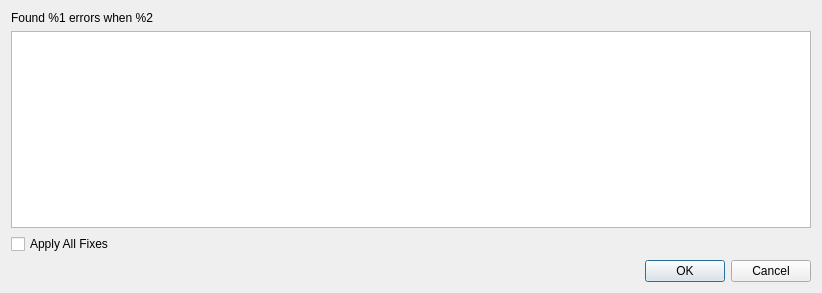
<?xml version="1.0" encoding="UTF-8"?>
<ui version="4.0">
 <class>FixableErrorDialog</class>
 <widget class="QDialog" name="FixableErrorDialog">
  <property name="geometry">
   <rect>
    <x>0</x>
    <y>0</y>
    <width>818</width>
    <height>293</height>
   </rect>
  </property>
  <property name="windowTitle">
   <string>Dialog</string>
  </property>
  <layout class="QVBoxLayout" name="verticalLayout">
   <item>
    <widget class="QLabel" name="label">
     <property name="text">
      <string>Found %1 errors when %2</string>
     </property>
    </widget>
   </item>
   <item>
    <widget class="QTableWidget" name="tableWidget">
     <property name="minimumSize">
      <size>
       <width>800</width>
       <height>0</height>
      </size>
     </property>
     <property name="sizeAdjustPolicy">
      <enum>QAbstractScrollArea::AdjustToContents</enum>
     </property>
     <property name="autoScroll">
      <bool>true</bool>
     </property>
     <property name="showDropIndicator" stdset="0">
      <bool>true</bool>
     </property>
     <property name="alternatingRowColors">
      <bool>true</bool>
     </property>
     <property name="selectionBehavior">
      <enum>QAbstractItemView::SelectRows</enum>
     </property>
     <property name="textElideMode">
      <enum>Qt::ElideLeft</enum>
     </property>
     <property name="verticalScrollMode">
      <enum>QAbstractItemView::ScrollPerItem</enum>
     </property>
     <property name="sortingEnabled">
      <bool>false</bool>
     </property>
     <property name="wordWrap">
      <bool>true</bool>
     </property>
     <attribute name="horizontalHeaderMinimumSectionSize">
      <number>30</number>
     </attribute>
     <attribute name="horizontalHeaderDefaultSectionSize">
      <number>100</number>
     </attribute>
     <attribute name="horizontalHeaderStretchLastSection">
      <bool>false</bool>
     </attribute>
     <attribute name="verticalHeaderVisible">
      <bool>false</bool>
     </attribute>
     <attribute name="verticalHeaderStretchLastSection">
      <bool>false</bool>
     </attribute>
     <row>
      <property name="text">
       <string/>
      </property>
     </row>
     <row>
      <property name="text">
       <string/>
      </property>
     </row>
    </widget>
   </item>
   <item>
    <widget class="QCheckBox" name="checkBox">
     <property name="text">
      <string>Apply All Fixes</string>
     </property>
     <property name="tristate">
      <bool>true</bool>
     </property>
    </widget>
   </item>
   <item>
    <widget class="QDialogButtonBox" name="buttonBox">
     <property name="orientation">
      <enum>Qt::Horizontal</enum>
     </property>
     <property name="standardButtons">
      <set>QDialogButtonBox::Cancel|QDialogButtonBox::Ok</set>
     </property>
    </widget>
   </item>
  </layout>
 </widget>
 <resources/>
 <connections>
  <connection>
   <sender>buttonBox</sender>
   <signal>accepted()</signal>
   <receiver>FixableErrorDialog</receiver>
   <slot>accept()</slot>
   <hints>
    <hint type="sourcelabel">
     <x>248</x>
     <y>254</y>
    </hint>
    <hint type="destinationlabel">
     <x>157</x>
     <y>274</y>
    </hint>
   </hints>
  </connection>
  <connection>
   <sender>buttonBox</sender>
   <signal>rejected()</signal>
   <receiver>FixableErrorDialog</receiver>
   <slot>reject()</slot>
   <hints>
    <hint type="sourcelabel">
     <x>316</x>
     <y>260</y>
    </hint>
    <hint type="destinationlabel">
     <x>286</x>
     <y>274</y>
    </hint>
   </hints>
  </connection>
 </connections>
</ui>
